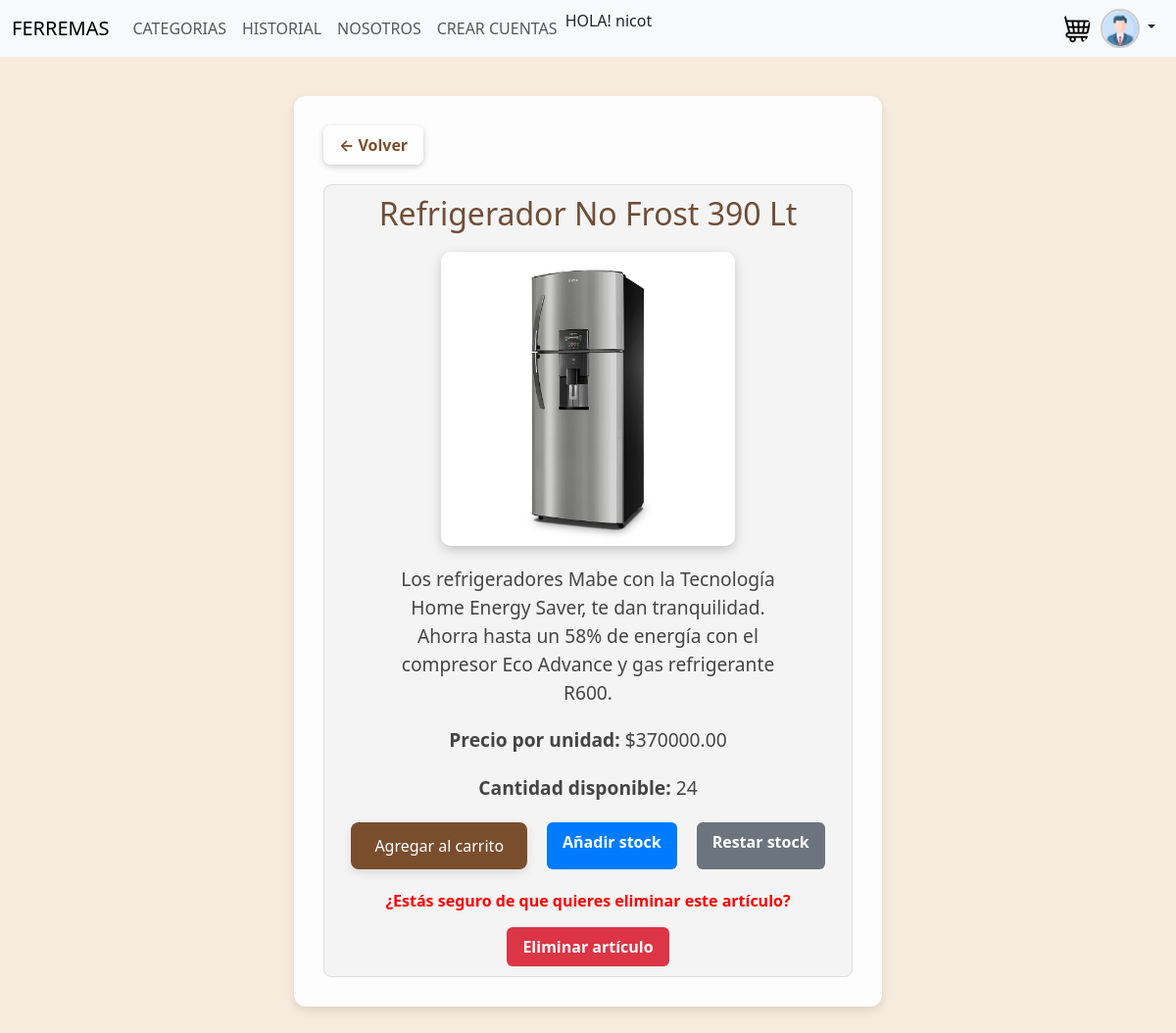
The page /Home/Categorias/Cocina/Refrigerador No Frost 390 Lt/ (signed in) on the database its author committed.
### task/models.py (models this page shows, shortened)
class articulo(models.Model):
    Tipo = models.CharField(max_length=100)
    nombreart = models.CharField(max_length=100, unique=True)
    descripcion = models.TextField(blank=True)
    fecha = models.DateTimeField(auto_now_add=True)
    imagen = models.ImageField(upload_to='articulosimg/')
    valorunidad = models.DecimalField(max_digits=10, decimal_places=2)
    cantidad = models.IntegerField()
    user = models.ForeignKey('auth.User', on_delete=models.CASCADE, null=True)

### task/views.py (the view)
# urls.py: path('Home/Categorias/<str:nombre_cat>/<str:nombre_art>/',views.detalle_Articulo, name='detalle_Articulos'),
def detalle_Articulo (request, nombre_cat, nombre_art):
    articulo_obj = get_object_or_404(articulo, nombreart=nombre_art)
    return render(request, 'detalle_articulos.html', {
    'articulo': articulo_obj,
    'nombre_cat': nombre_cat
})

### task/context_processor.py (called while the page is built)
def total_carrito(request):
    total = 0
    if request.user.is_authenticated:
       if "carrito" in request.session.keys():
           for key, value in request.session['carrito'].items():
               total += float(value['acumulado'])
    return {"total_factura": total}

### task/Templates/detalle_articulos.html (shortened to what this page needs)
{% extends 'navbar.html' %}
{% load static %}
{% block body %}
<link rel="stylesheet" href="{% static 'style.css' %}">
<div class="container-crear-categoria">
    <a href="javascript:history.back()" class="btn-back">← Volver</a>
    <div class="articulo-card">
        <h2 class="text-cafe">{{ articulo.nombreart }}</h2>
        {% if articulo.imagen %}
            <img src="{{ articulo.imagen.url }}" alt="Imagen del artículo" class="imagen-categoria" style="max-width: 300px;">
        {% else %}
            <p class="categoria-descripcion">No hay imagen disponible</p>
        {% endif %}
        <p class="categoria-descripcion">{{ articulo.descripcion }}</p>
        <p class="categoria-descripcion"><strong>Precio por unidad:</strong> ${{ articulo.valorunidad }}</p>
        <p class="categoria-descripcion"><strong>Cantidad disponible:</strong> {{ articulo.cantidad }}</p>
        <div class="carrito-botones">
            {% if user.is_authenticated %}
                <a href="{% url 'Mas' nombre_cat articulo.nombreart %}" class="btn-primario">Agregar al carrito</a>
            {% else %}
                <a href="{% url 'singup'  %}" class="btn-primario" >Inicia sesión para agregar al carrito</a>
            {% endif %}
            {% if user.is_superuser or "@bodegero" in user.email %}
                <a href="{% url 'añadir_art' nombre_cat articulo.nombreart %}" class="btn-accion azul">Añadir stock</a>
                <a href="{% url 'restar_art' nombre_cat articulo.nombreart %}" class="btn-accion gris">Restar stock</a>
            {% endif %}
        </div>
        {% if user.is_superuser or "@bodegero" in user.email %}
            <form action="{% url 'eliminar_art' nombre_cat articulo.nombreart %}" method="POST" style="margin-top: 20px;">
                <p class="form-error">¿Estás seguro de que quieres eliminar este artículo?</p>
                <button type="submit" class="btn-accion rojo">Eliminar artículo</button>
            </form>
        {% endif %}
    </div>
</div>
{% endblock %}

### task/Templates/navbar.html (shortened to what this page needs)
{% load static %}
<!DOCTYPE html>
<html lang="en">
  <head>
    <link
      href="https://cdn.jsdelivr.net/npm/bootstrap@5.3.6/dist/css/bootstrap.min.css"
      rel="stylesheet"
    />
    <link
      href="https://getbootstrap.com/docs/5.3/assets/css/docs.css"
      rel="stylesheet"
    />
    <link rel="stylesheet" href="{% static 'style.css' %}">
  </head>
  <body>
    <nav class="navbar navbar-expand-lg bg-body-tertiary">
      <div class="container-fluid">
        <a class="navbar-brand" href="/Home/">FERREMAS</a>
        <div class="collapse navbar-collapse" id="navbarSupportedContent">
          <ul class="navbar-nav me-auto mb-2 mb-lg-0">
              <li class="nav-item">
                <a class="nav-link" href="{% url 'categorias'   %}"> CATEGORIAS </a>
              </li>
              {% if user.is_authenticated %}
              <li class="nav-item">
                <a class="nav-link" href="{% url 'historial_compras' %}"> HISTORIAL </a>
              </li>
              {% endif %}
              <li class="nav-item">
                <a class="nav-link" href="{% url 'nosotros' %}">NOSOTROS</a>
              </li>
              {% if user.is_superuser %}
              <li class="nav-item">
                <a class="nav-link" href="{% url 'crearcuenta' %}" >CREAR CUENTAS</a>
              </li>
              {% endif %}
              <p> HOLA! {{ user.username }}</p>
          </ul>
        </div>
        <div class="d-flex ms-auto">
          <a class="btn p-0 user-button me-2" href="{% url 'carrito' %}" role="button">
              <img src="{% static 'fotos/carrito.png' %}" alt="Perfil" class="rounded-circle">
            </a>
        </div>
        <div class="d-flex ms-auto">
          {% if user.is_authenticated %}
          <div class="dropdown">
            <a class="btn p-0 user-button me-2 dropdown-toggle" href="#" role="button" data-bs-toggle="dropdown" aria-expanded="false">
              <img src="{% static 'fotos/perfil.png' %}" alt="Perfil" class="rounded-circle user-icon">
            </a>
          </div>
          {% endif %}
        </div>
      </div>
    </nav>
{% block body %}
{% endblock  %}

### task/static/style.css (style rules this page uses)
body { background-color: #f7ebdd; background-size: cover; background-repeat: no-repeat; }
.text-cafe { color: #6f4e37; }
.user-icon { width: 40px; height: 40px; object-fit: cover; border-radius: 50%; border: 2px solid #ccc; transition: 0.3s ease; }
.btn-back { font-weight: bold; color: #7a4e2d; background-color: rgba(255, 255, 255, 0.8); padding: 8px 16px; border-radius: 8px; box-shadow: 0 2px 6px rgba(0, 0, 0, 0.2); transition: background-color 0.3s ease; z-index: 10; margin-bottom: 20px; display: inline-block; text-decoration: none; }
.btn-primario { background-color: #7a4e2d; color: white; padding: 12px 24px; border: none; border-radius: 8px; font-size: 1em; text-decoration: none; display: inline-block; box-shadow: 0 4px 10px rgba(0,0,0,0.1); transition: background-color 0.3s ease, transform 0.2s ease; }
.imagen-categoria { width: 80%; max-height: 400px; object-fit: cover; border-radius: 10px; box-shadow: 0 4px 12px rgba(0,0,0,0.2); }
.categoria-descripcion { text-align: center; margin: 20px auto; width: 80%; font-size: 1.2em; color: #444; }
.articulo-card { border: 1px solid #ddd; border-radius: 8px; padding: 10px; text-align: center; background-color: #f4f4f4; transition: transform 0.2s; }
.container-crear-categoria { max-width: 600px; margin: 40px auto; padding: 30px; background-color: #fdfdfd; box-shadow: 0 4px 10px rgba(0, 0, 0, 0.1); border-radius: 12px; }
.container-crear-categoria h2 { text-align: center; margin-bottom: 20px; }
.form-error { color: red; text-align: center; margin-bottom: 15px; font-weight: bold; }
.btn-accion { padding: 8px 16px; border: none; border-radius: 6px; color: white; text-decoration: none; font-weight: bold; transition: transform 0.2s ease; }
.azul { background-color: #007bff; }
.rojo { background-color: #dc3545; }
.gris { background-color: #6c757d; }
.carrito-botones { margin-top: 15px; display: flex; justify-content: center; gap: 20px; flex-wrap: wrap; }

### rows shown on the page
articulo: nombreart "Refrigerador No Frost 390 Lt", imagen (picture), descripcion "Los refrigeradores Mabe con la Tecnología Home Energy Saver, te dan tranquilidad. Ahorra hasta un 58% de energía con el compresor Eco Advance y gas refrigerante R600.", valorunidad "370000.00", cantidad "24"

### other values the page prints
{{ user.username }} "nicot"
